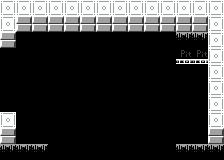

Rendered tile map (Tiled .tmx) drawn with the repository's tilesets; below, a short description and the full map source, tile grids included:
An orthogonal 14x10 tile map with 16x16 px tiles, 1 tile layer (Tile Layer 1).

<map version="1.10" tiledversion="1.10.2" orientation="orthogonal" renderorder="right-down" width="14" height="10" tilewidth="16" tileheight="16" infinite="0" nextlayerid="2" nextobjectid="1">
 <properties>
  <property name="exit_south" type="bool" value="true" />
  <property name="exit_west" type="bool" value="true" />
 </properties>
 <tileset firstgid="1" source="../room_tileset.tsx" />
 <layer id="1" name="Tile Layer 1" width="14" height="10">
  <data encoding="csv">
4,4,4,4,4,4,4,4,4,4,4,4,4,4,
4,3,3,3,3,3,3,3,3,3,3,3,3,4,
3,1,1,1,1,1,1,1,1,1,1,5,5,4,
1,1,1,1,1,1,1,1,1,1,1,6,6,4,
1,1,1,1,1,1,1,1,1,1,1,1,1,4,
1,1,1,1,1,1,1,1,1,1,1,1,1,4,
1,1,1,1,1,1,1,1,1,1,1,1,1,4,
4,1,1,1,1,1,1,1,1,1,1,1,1,4,
3,1,1,1,1,1,1,1,1,1,1,1,1,3,
5,5,5,1,1,1,1,1,1,1,1,5,5,5
</data>
 </layer>
</map>
